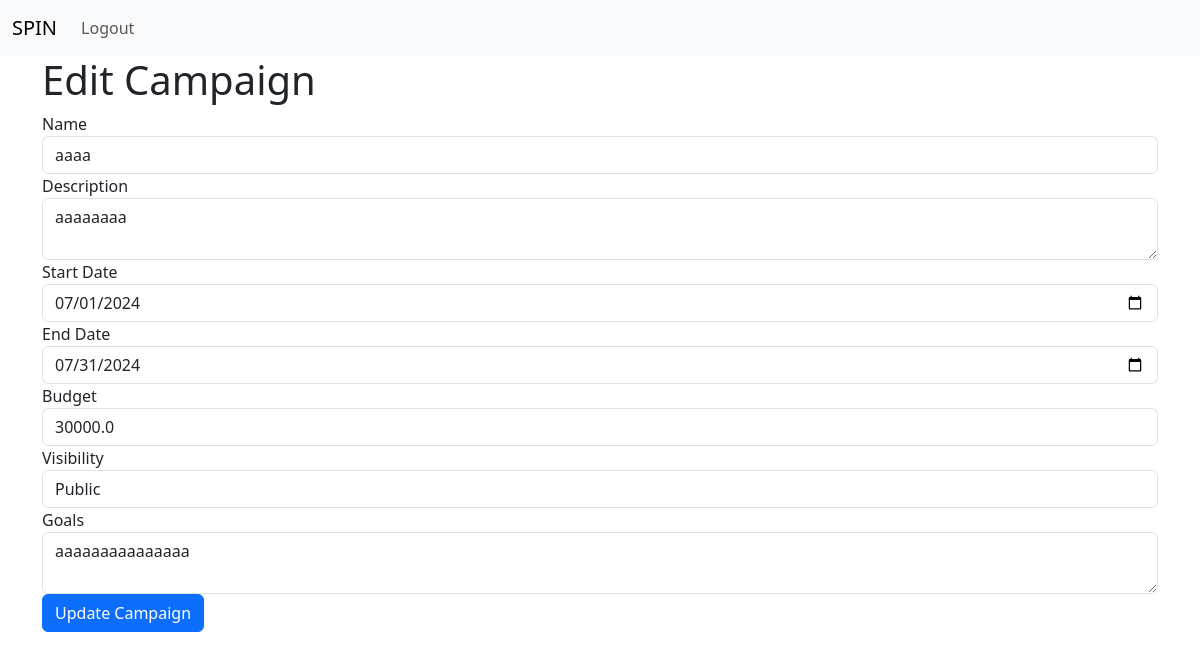
/campaigns/2/edit (signed in), run on an earlier commit of the app's database.
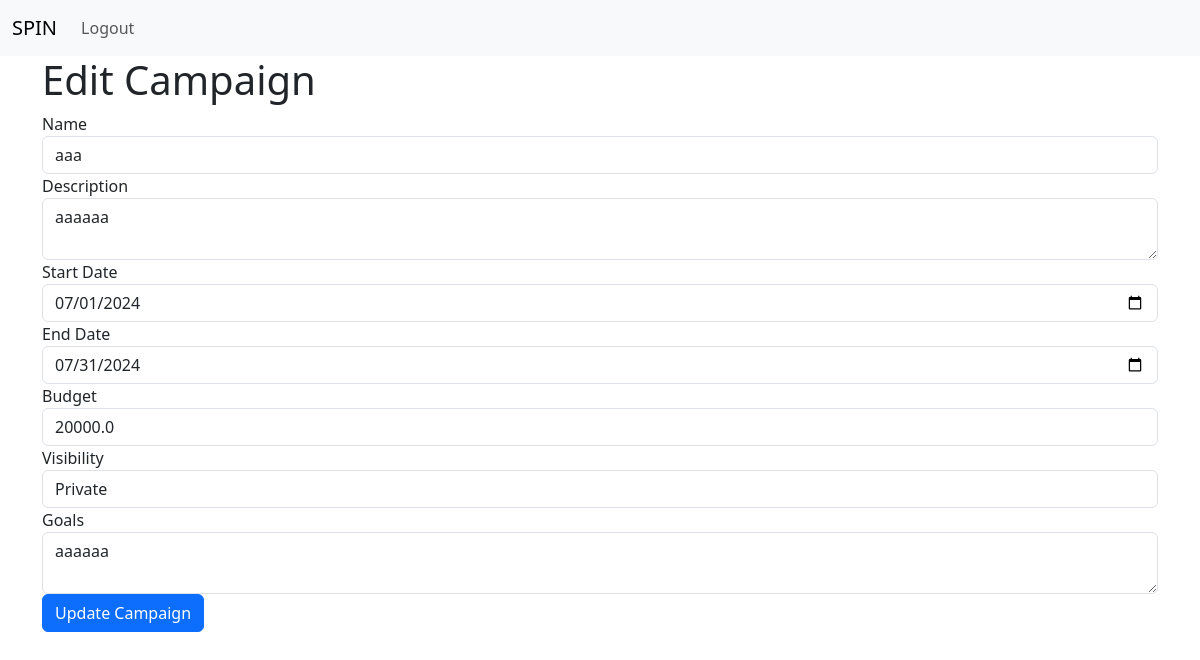
And on a later commit of the database.
### spin_app/models.py (models this page shows)
class Campaign(db.Model):
    id = db.Column(db.Integer, primary_key=True)
    name = db.Column(db.String(120), nullable=False)
    description = db.Column(db.Text, nullable=False)
    start_date = db.Column(db.Date, nullable=False)
    end_date = db.Column(db.Date, nullable=False)
    budget = db.Column(db.Float, nullable=False)
    visibility = db.Column(db.String(20), nullable=False)  # 'public' or 'private'
    goals = db.Column(db.Text, nullable=False)
    owner_id = db.Column(db.Integer, db.ForeignKey('sponsor_profile.id'), nullable=False)
    owner = db.relationship('SponsorProfile', backref=db.backref('campaigns', lazy=True, cascade='all, delete-orphan'))

### spin_app/routes.py (the view)
@app.route('/campaigns/<int:id>/edit', methods=['GET'])
@login_required
def edit_campaign(id):
    campaign = Campaign.query.get(id)
    sponsor_profile = SponsorProfile.query.filter_by(user_id=current_user.id).first()
    if campaign.owner_id != sponsor_profile.id:
        flash('You do not have permission to edit this campaign', category='danger')
        return redirect(url_for('campaigns'))
    return render_template('edit_campaign.html', campaign=campaign)

### spin_app/models.py (called while the page is built)
@login_manager.user_loader
def load_user(user_id):
    return User.query.get(int(user_id))

### spin_app/routes.py (called while the page is built)
@app.before_request
def before_request():
    g.user = current_user

### spin_app/templates/edit_campaign.html (shortened to what this page needs)
{% extends 'base.html' %}
{% block content %}
<h1>Edit Campaign</h1>
<form method="POST" action="{{ url_for('edit_campaign_post', id=campaign.id) }}">
    <div class="form-group">
        <label for="name">Name</label>
        <input type="text" class="form-control" id="name" name="name" value="{{ campaign.name }}" required>
    </div>
    <div class="form-group">
        <label for="description">Description</label>
        <textarea class="form-control" id="description" name="description" required>{{ campaign.description }}</textarea>
    </div>
    <div class="form-group">
        <label for="start_date">Start Date</label>
        <input type="date" class="form-control" id="start_date" name="start_date" value="{{ campaign.start_date }}" required>
    </div>
    <div class="form-group">
        <label for="end_date">End Date</label>
        <input type="date" class="form-control" id="end_date" name="end_date" value="{{ campaign.end_date }}" required>
    </div>
    <div class="form-group">
        <label for="budget">Budget</label>
        <input type="number" class="form-control" id="budget" name="budget" step="0.01" value="{{ campaign.budget }}" required>
    </div>
    <div class="form-group">
        <label for="visibility">Visibility</label>
        <select class="form-control" id="visibility" name="visibility" required>
            <option value="public" {% if campaign.visibility == 'public' %}selected{% endif %}>Public</option>
            <option value="private" {% if campaign.visibility == 'private' %}selected{% endif %}>Private</option>
        </select>
    </div>
    <div class="form-group">
        <label for="goals">Goals</label>
        <textarea class="form-control" id="goals" name="goals" required>{{ campaign.goals }}</textarea>
    </div>
    <button type="submit" class="btn btn-primary">Update Campaign</button>
</form>
{% endblock %}

What changed in the data, as far as the page shows it:
changed Campaign: name "aaaa" → "aaa"; description "aaaaaaaa" → "aaaaaa"; budget "30000.0" → "20000.0"; visibility "Public" → "Private"; goals "aaaaaaaaaaaaaaa" → "aaaaaa"
